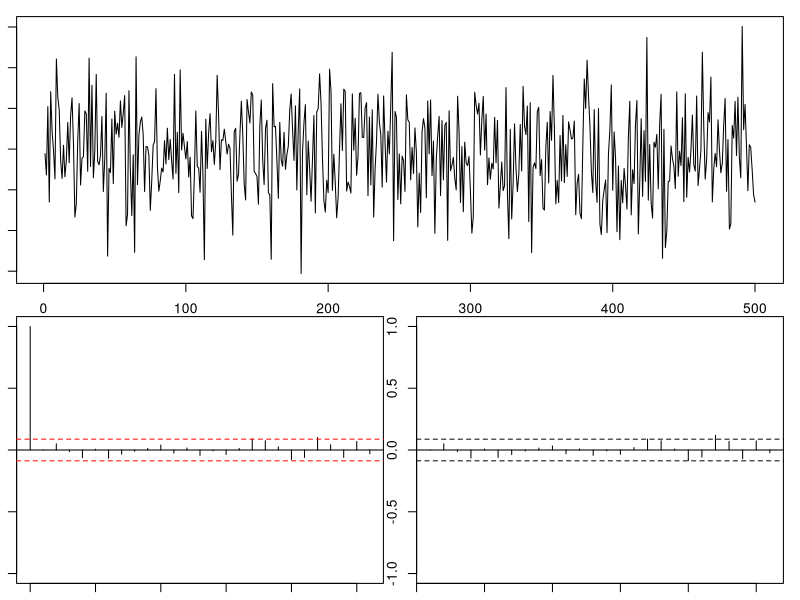
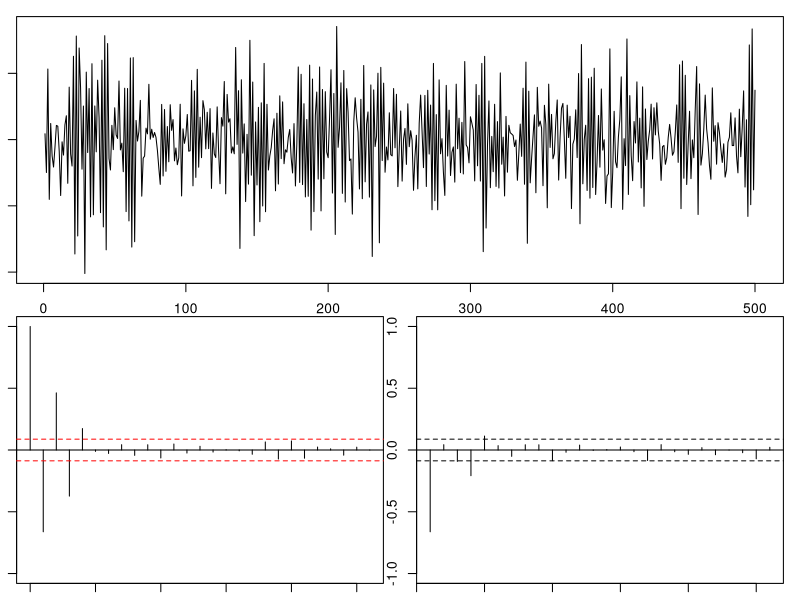
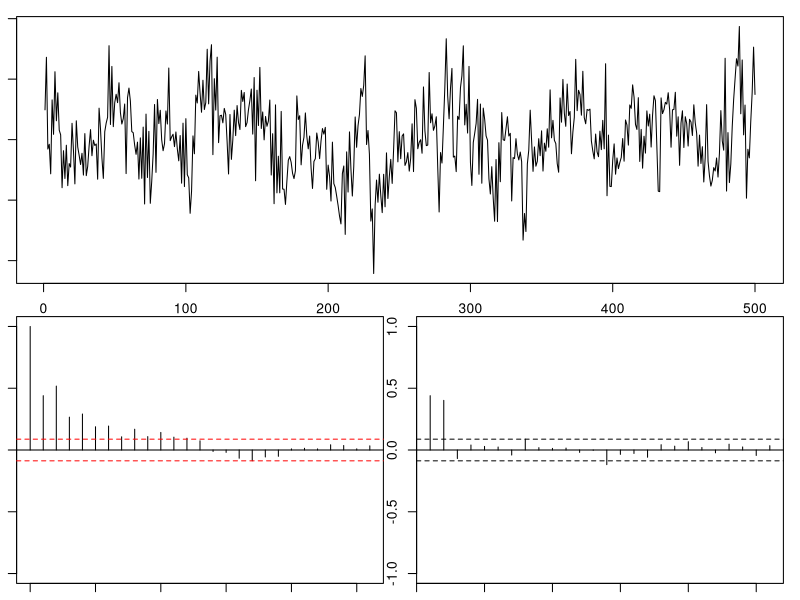
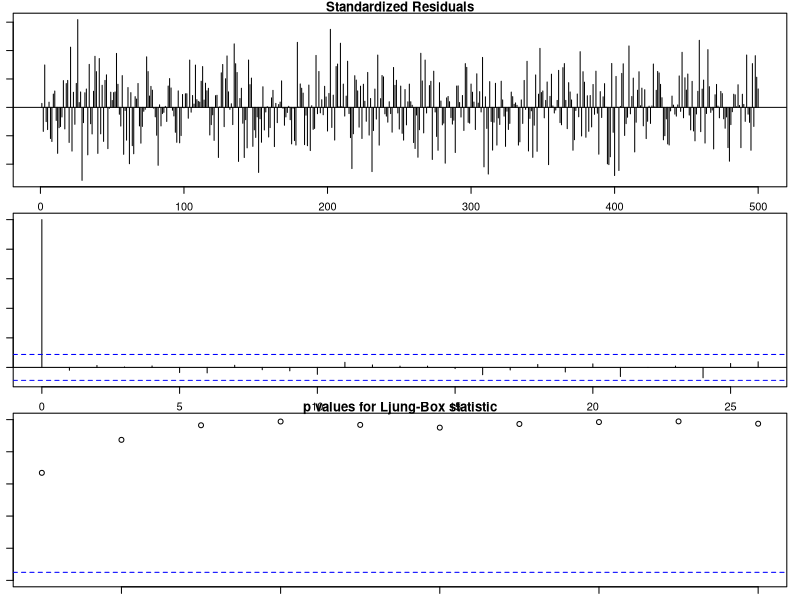
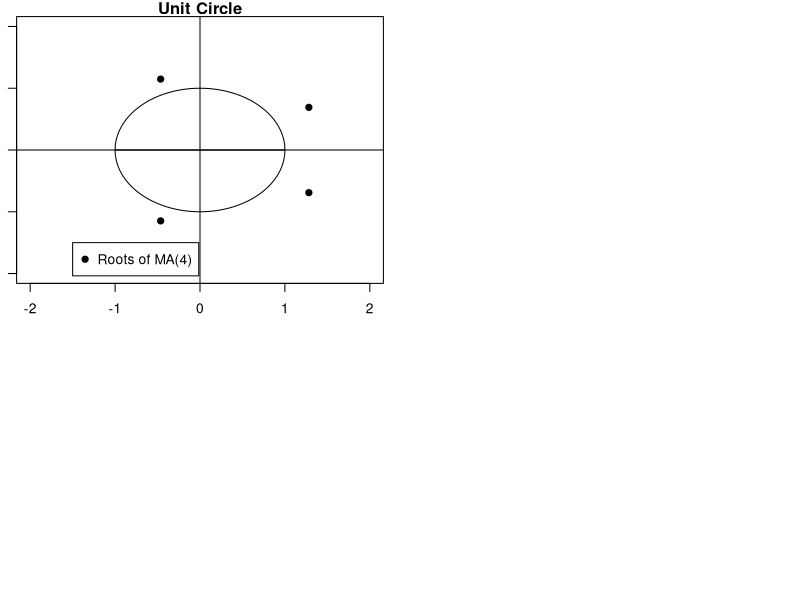

Write R code to recreate these figures, in order. (Note: this script raises an error after producing the figures.)
install.packages("car", dependencies = T)
install.packages('lmtest')
library(lmtest)
library(car)
# ---------------------------- Problem 4 ----------------------------------
# (1)
# data generation
y1 <- rnorm(500)
y2 <- arima.sim(n = 500, model = list(ma = c(-0.6, 0.4, -0.5, 0.3)))
y3 <- arima.sim(n = 500, model = list(ar = c(0.3, 0.4)))
# draw ACF, PACF
# y1
op <- par(no.readonly = TRUE)
layout(matrix(c(1,1,2,3), 2, 2, byrow = TRUE)) # 2 by 2 graph. 1행에 1개 2행에 3개
par("mar")
par(mar=c(1,1,1,1))
plot.ts(y1, ylab='simulated y series')
acf(y1, main = 'Autocorrelations', ylab = '', ylim = c(-1,1), ci.col = 'red') # ci = maybe confidence interval.
pacf(y1, main = 'Partial Autocorrelations', ylab = '', ylim = c(-1, 1), ci.col = 'black')
# y2
plot.ts(y2, ylab='simulated y series')
acf(y2, main = 'Autocorrelations', ylab = '', ylim = c(-1,1), ci.col = 'red') # ci = maybe confidence interval.
pacf(y2, main = 'Partial Autocorrelations', ylab = '', ylim = c(-1, 1), ci.col = 'black')
# y3
plot.ts(y3, ylab='simulated y series')
acf(y3, main = 'Autocorrelations', ylab = '', ylim = c(-1,1), ci.col = 'red') # ci = maybe confidence interval.
pacf(y3, main = 'Partial Autocorrelations', ylab = '', ylim = c(-1, 1), ci.col = 'black')



# (2) : estimate MA(4) with y2

arma04 <- arima(y2, order = c(0, 0, 4))
ll04 <- logLik(arma04) # log likelihood
aic04 <- arma04$aic
res04 <- residuals(arma04)
Box.test(res04, lag = 4, type = 'Ljung-Box') # auto correlation 1~4까지 모두가 동시에 0이라는 것을 test
shapiro.test(res04) # normality test -> 귀무가설 기각 불가 -> 정규성 만족.
tsdiag(arma04)



# invertible(stationary) test
ma4.st <- arima(y2, c(0, 0, 4), include.mean = FALSE, transform.pars = FALSE, method = 'ML') 
# MA(4), 추정방법 : MLE(Maximum Likelihood)
ma4.st$coef
polyroot(c(1, ma4.st$coef))
Mod(polyroot(c(1, ma4.st$coef))) # 이를 복소수 평면에 표시했을 때, 1보다 크면, stability condition 만족!
root.comp <- Im(polyroot(c(1, ma4.st$coef))) 
root.real <- Re(polyroot(c(1, ma4.st$coef)))
# plotting the roots in a unit circle
x <- seq(-1, 1, length = 1000)
y1 <- sqrt(1-x^2)
y2 <- -sqrt(1-x^2)
plot(c(x, x), c(y1, y2), xlab = 'Real part', ylab = 'Complex part', type = 'l',
     main = 'Unit Circle', ylim = c(-2, 2), xlim = c(-2, 2))
abline(h = 0)
abline(v = 0)
points(root.real, root.comp, pch = 19)
legend(-1.5, -1.5, legend = 'Roots of MA(4)', pch = 19)





# -------------------------------- Problem 5 --------------------------------------

setwd('/Users/imchaebin/Desktop/시계열분석/숙제2/')
data2 <- read.table("data.txt", head = T)
data2
data2$GDP <- as.numeric(data2$GDP)
data2$M1 <- as.numeric(data2$M1)

data2$gr_gdp <- (data2$GDP - lag(data2$GDP, 1)) / data2$GDP
data2$gr_gdp_lag1 <- lag(data2$gr_gdp, 1)
data2$gr_gdp_lag2 <- lag(data2$gr_gdp, 2)
data2$gr_gdp_lag3 <- lag(data2$gr_gdp, 3)
data2$gr_gdp_lag4 <- lag(data2$gr_gdp, 4)

data2$gr_m1 <- (data2$M1 - lag(data2$M1, 1)) / data2$M1
data2$gr_m1_lag1 <- lag(data2$gr_m1, 1)
data2$gr_m1_lag2 <- lag(data2$gr_m1, 2)
data2$gr_m1_lag3 <- lag(data2$gr_m1, 3)
data2$gr_m1_lag4 <- lag(data2$gr_m1, 4)

data2 <- data2[which(data2$OBS == '1986:1') : which(data2$OBS == '2004:4'), ]
data2 <- na.omit(data2)


# 1st estimation
lm1 <- lm(gr_gdp ~ gr_gdp_lag1 + gr_gdp_lag2 + gr_gdp_lag3 + gr_gdp_lag4 + gr_m1_lag1 + gr_m1_lag2 + gr_m1_lag3 + gr_m1_lag4, 
          data = data2)
summary(lm1)$coefficients['gr_m1_lag1',] # T-test
linearHypothesis(lm1, 'gr_m1_lag1=0') # F-test


# 2nd estimation
granger_data <- data2[c('gr_gdp', 'gr_m1')]
grangertest(gr_gdp ~ gr_m1, granger_data, order=4)
lm2 <- lm(gr_gdp ~ gr_gdp_lag1 + gr_gdp_lag2 + gr_gdp_lag3 + gr_gdp_lag4 + I(gr_m1_lag1 + gr_m1_lag2 + gr_m1_lag3 + gr_m1_lag4), 
          data = data2)
summary(lm2) # T-test
anova(lm1, lm2) # F-test

















